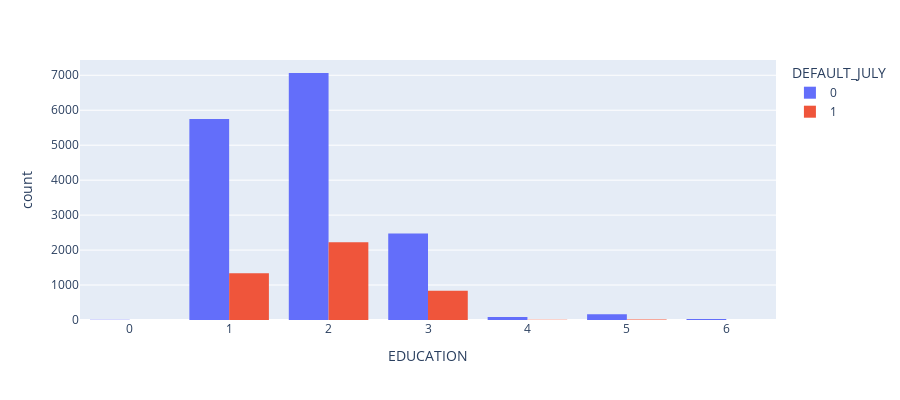

This figure's notebook cell:
### Markdown cell above
# Question 4

### Code cell
import plotly.express as px

barchart = px.histogram(final_table, x ="EDUCATION", y="ID",
                        color="DEFAULT_JULY", barmode="group",histfunc="count",height=400)

barchart

### Figure 1 — Plotly figure (JSON) as saved in the notebook; plotly's stock layout.template omitted (floating-point values rounded to 4 significant figures; data arrays with more than 128 entries replaced by an {"elided": "..."} marker saying what was removed)
{"data": [{"alignmentgroup": "True", "bingroup": "x", "histfunc": "count", "hovertemplate": "DEFAULT_JULY=0<br>EDUCATION=%{x}<br>count=%{y}<extra></extra>", "legendgroup": "0", "marker": {"color": "#636efa", "pattern": {"shape": ""}}, "name": "0", "offsetgroup": "0", "orientation": "v", "showlegend": true, "type": "histogram", "x": {"elided": "15580 int values"}, "xaxis": "x", "y": {"elided": "15580 int values"}, "yaxis": "y"}, {"alignmentgroup": "True", "bingroup": "x", "histfunc": "count", "hovertemplate": "DEFAULT_JULY=1<br>EDUCATION=%{x}<br>count=%{y}<extra></extra>", "legendgroup": "1", "marker": {"color": "#EF553B", "pattern": {"shape": ""}}, "name": "1", "offsetgroup": "1", "orientation": "v", "showlegend": true, "type": "histogram", "x": {"elided": "4420 int values"}, "xaxis": "x", "y": {"elided": "4420 int values"}, "yaxis": "y"}], "layout": {"barmode": "group", "height": 400, "legend": {"title": {"text": "DEFAULT_JULY"}, "tracegroupgap": 0}, "margin": {"t": 60}, "xaxis": {"anchor": "y", "domain": [0, 1], "title": {"text": "EDUCATION"}}, "yaxis": {"anchor": "x", "domain": [0, 1], "title": {"text": "count"}}}}
